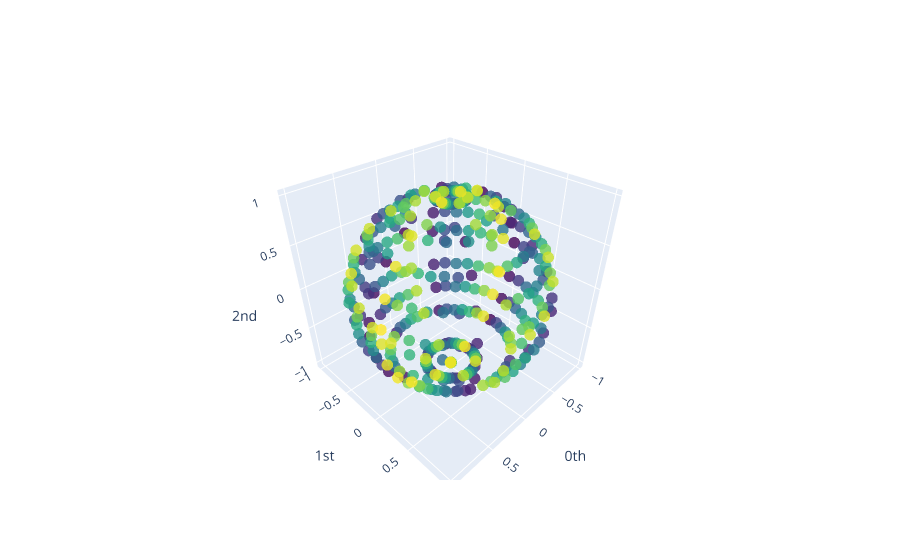

Notebook cell for this chart:
### Code cell
# Representing the sphere in 3d with parametric equations
sphere = np.asarray([[np.cos(s)*np.cos(t),np.cos(s)*np.sin(t),np.sin(s)] for t in range(20) for s in range(20)])
plot_point_cloud(sphere)

### Figure 1 — Plotly figure (JSON) as saved in the notebook; plotly's stock layout.template omitted (floating-point values rounded to 4 significant figures; data arrays with more than 128 entries replaced by an {"elided": "..."} marker saying what was removed)
{"data": [{"marker": {"color": {"elided": "400 int values"}, "colorscale": [[0, "#440154"], [0.1111, "#482878"], [0.2222, "#3e4989"], [0.3333, "#31688e"], [0.4444, "#26828e"], [0.5556, "#1f9e89"], [0.6667, "#35b779"], [0.7778, "#6ece58"], [0.8889, "#b5de2b"], [1, "#fde725"]], "opacity": 0.8, "size": 4}, "mode": "markers", "type": "scatter3d", "x": {"elided": "400 float values"}, "y": {"elided": "400 float values"}, "z": {"elided": "400 float values"}}], "layout": {"autosize": true, "scene": {"aspectmode": "auto", "aspectratio": {"x": 0.9998, "y": 1.0, "z": 1.0}, "xaxis": {"exponentformat": "e", "showexponent": "all", "title": {"text": "0th"}, "type": "linear"}, "yaxis": {"exponentformat": "e", "showexponent": "all", "title": {"text": "1st"}, "type": "linear"}, "zaxis": {"exponentformat": "e", "showexponent": "all", "title": {"text": "2nd"}, "type": "linear"}}}}
